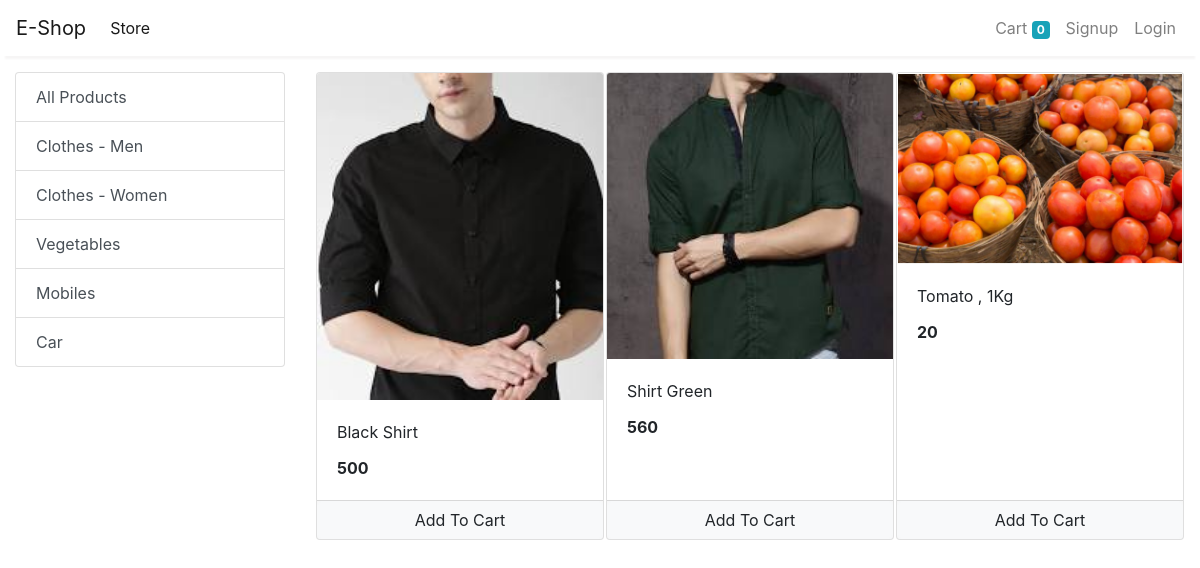
/?category=1, run on the app's committed database.
### Store/models/category.py (models this page shows, shortened)
class Category(models.Model):
    name = models.CharField(max_length=200)
    @staticmethod
    def get_all_categories():
        return Category.objects.all()

### Store/models/product.py (models this page shows, shortened)
class Product(models.Model):
    name = models.CharField(max_length=200)
    price = models.IntegerField(default=0)
    category = models.ForeignKey(Category , on_delete=models.CASCADE , default=1)
    description = models.CharField(max_length=200 , default=''  , null=True , blank=True)
    image = models.ImageField(upload_to='uploads/products/')
    @staticmethod
    def get_all_products_by_categoryid(category_id):
        if category_id:
            return Product.objects.filter(category = category_id)
        else:
            return Product.get_all_products()

### Store/views/index.py (the view, shortened to what this page needs)
# urls.py: path('',Index.as_view(),name = 'index'),
class Index(View):
    def get(self , request):
        cart = request.session.get('cart')
        if not cart:
            request.session.cart = {}
        products = None
        categories = Category.get_all_categories()
        categoryID = request.GET.get('category')
        if categoryID:
            products = Product.get_all_products_by_categoryid(categoryID)
        else:
            products = Product.get_all_products()
        data={}
        data['products'] = products
        data['categories'] = categories
        print('you are:',request.session.get('email'))
        return render(request , 'index.html' , data)

### Store/templatetags/cart.py (called while the page is built)
@register.filter(name='is_in_cart')
def is_in_cart(product  , cart):
    keys = cart.keys()
    for id in keys:
        if int(id) == product.id:
            return True
    return False

### Store/templates/index.html (shortened to what this page needs)
{% extends 'base.html' %}
{% block content %}
{% load cart %}
<div class="container-fluid mt-3">
	<div class="row">
		<div class="col-lg-3 mx-auto">
			<div class="list-group">
				<a href="/" class="list-group-item list-group-item-action">All Products</a>
				{% for category in categories %}
				<a href="/?category={{category.id}}"
					class="list-group-item list-group-item-action">{{category.name}}</a>
				{% endfor %}
			</div>
		</div>
		<div id='products' class="col-lg-9 mx-auto">
			<div class="row mx-auto">
				{% for product in products %}
				<div class="card mx-auto mb-3" id={{product.id}} style="width: 18rem;">
					<img class="card-img-top" src="{{product.image.url}}" alt="Card image cap">
					<div class="card-body">
						<p class="card-title">{{product.name}}</p>
						<p class="card-text"><b>{{product.price}}</b></p>
					</div>
					<div class="card-footer p-0 no-gutters">
						{% if product|is_in_cart:request.session.cart %}
						<div class="row no-gutters">
							<form action="/#{{product.id}}" class="col-2 " method="post">
								{% csrf_token %}
								<input hidden type="text" name='product' value='{{product.id}}'>
								<input hidden type="text" name='remove' value='True'>
								<input type="submit" value=" - " class="btn btn-block btn-light border-right">
							</form>
							<div class="text-center col">{{product|cart_quantity:request.session.cart}} in Cart</div>
							<form action="/#{{product.id}}" class="col-2 " method="post">
								{% csrf_token %}
								<input hidden type="text" name='product' value='{{product.id}}'>
								<input type="submit" value=" + " class="btn btn-block btn-light border-left">
							</form>
						</div>
						{% else %}
						<form action="/#{{product.id}}" method="POST" class="btn-block">
							<input type="submit" class="float-right btn btn-light  form-control"
								value="Add To Cart">
						</form>
						{% endif %}
					</div>
				</div>
				{% endfor %}
			</div>
		</div>
	</div>
</div>
{% endblock %}

### data on the page
Category: name "Clothes - Men"
Category: name "Clothes - Women"
Category: name "Vegetables"
Category: name "Mobiles"
Category: name "Car"
Product: {{ product.id }} 1 (drawn), image (picture), name "Black Shirt", price "500"
Product: image (picture), name "Shirt Green", price "560"
Product: image (picture), name "Tomato , 1Kg", price "20"

### other printed values
{{ request.session.cart.keys|length }} "0"
